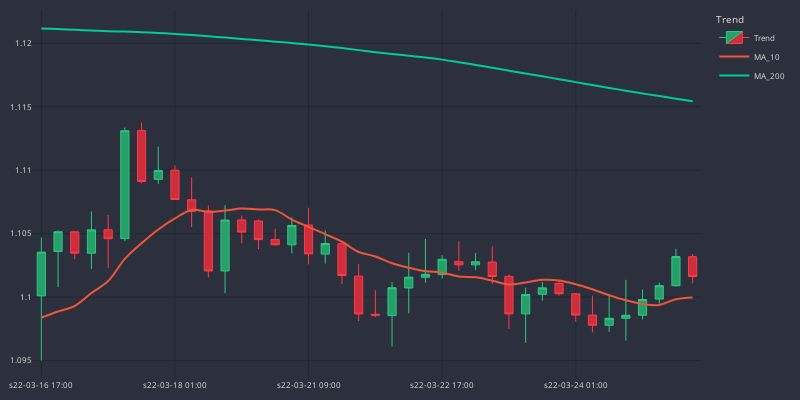

The code cell stored with this chart in its notebook:
### Code cell
cp = CandlePlot(df_an.iloc[15:55])
cp.show_plot(line_traces=[MA_S, MA_L])
